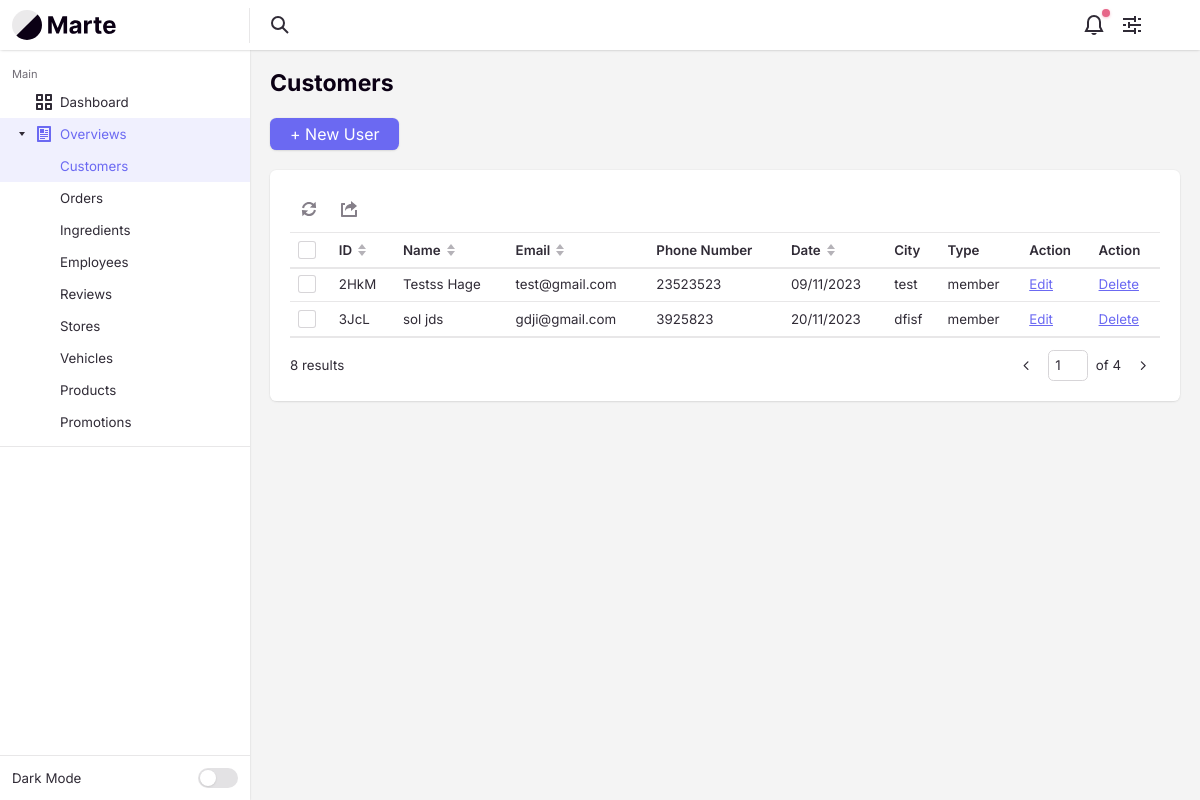
The app's page /Customer/overview/ with its own data.
### tables this page shows
CREATE TABLE `customers` (
  `customerId` varchar(4) NOT NULL,
  `customerFirstName` varchar(255) NOT NULL,
  `customerLastName` varchar(255) NOT NULL,
  `customerStreetName` varchar(255) NOT NULL,
  `customerZipCode` varchar(10) NOT NULL,
  `customerCity` varchar(50) NOT NULL,
  `customerEmail` varchar(255) NOT NULL,
  `customerPhone` varchar(255) NOT NULL,
  `customerType` enum('member','guest','admin') NOT NULL,
  `customerIsActive` tinyint(1) NOT NULL DEFAULT 1,
  `customerCreateDate` int(10) NOT NULL
);

### app/controllers/Customer.php (called while the page is built, shortened)
<?php
class Customer extends Controller
{
    private $customerModel;
    public function __construct()
    {
        $this->customerModel = $this->model('CustomerModel');
    }
    public function overview($params)
    {
        $pageNumber = isset($params['page']) ? intval($params['page']) : 1;
        $recordsPerPage = 2;
        $offset = ($pageNumber - 1) * $recordsPerPage;
        $customers = $this->customerModel->getCustomersByPagination($offset, $recordsPerPage);
        $countCustomers = $this->customerModel->getTotalCustomersCount();
        $totalPages = ceil($countCustomers / $recordsPerPage);
        $pageNumber = max(1, min($pageNumber, $totalPages));
        $data = [
            'customers' => $customers,
            'countCustomers' => $countCustomers,
            'currentPage' => $pageNumber,
            'recordsPerPage' => $recordsPerPage,
            'totalPages' => $totalPages,
        ];
        $this->view('backend/customer/overview', $data);
    }
}

### app/libraries/Core.php (called while the page is built, shortened)
<?php
class Core
{
    protected $currentMethod = 'index';
    public function __construct()
    {
        $url = $this->getUrl();
        $this->currentController = new $this->currentController();
        if (isset($url[1])) {
            if (method_exists($this->currentController, $url[1])) {
                $this->currentMethod = $url[1];
            } else if (!empty($url[1])) {
                require APPROOT . '/views/includes/404.php';
                exit;
            }
        }
        $array = [];
        call_user_func_array([$this->currentController, $this->currentMethod], [$array]);
    }
    public function getUrl()
    {
        $incoming = $_SERVER['REQUEST_URI'];
        $incoming = str_replace("/pizzapalacebackend/", "", $incoming);
        if (isset($incoming)) {
            $incoming = trim($incoming, "/");
            $incoming = rtrim($incoming, "/");
            $url = filter_var($incoming, FILTER_SANITIZE_URL);
            $url = explode('/', $url);
            $urlController = $url[0];
            $urlAction = "";
            if (array_key_exists(1, $url)) {
                $urlAction = explode('?', $url[1])[0];
            }
            $urlSlug = $url;
            $output = [$urlController, $urlAction, $urlSlug];
            return $output;
        } else {
            return array('Pizza', 'overview');
        }
    }
}

### app/require.php (called while the page is built, shortened)
<?php
  require_once 'libraries/Core.php';
  require_once 'libraries/Controller.php';
  require_once 'libraries/Database.php';
  $init = new Core();

### public/index.php (called while the page is built)
<?php
  require_once '../app/require.php';
?>

### app/libraries/Database.php (called while the page is built, shortened)
<?php
  class Database {
    private $dbHost = DB_HOST;
    private $dbUser = DB_USER;
    private $dbPass = DB_PASS;
    private $dbName = DB_NAME;
    private $statement;
    private $dbHandler;
    public function __construct()
    {
      $conn = 'mysql:host=' . $this->dbHost . ";dbname=" . $this->dbName;
      $options = array(
        PDO::ATTR_PERSISTENT => true,
        PDO::ATTR_ERRMODE => PDO::ERRMODE_EXCEPTION,
        PDO::ATTR_EMULATE_PREPARES => false
      );
      try
      {
        $this->dbHandler = new PDO($conn, $this->dbUser, $this->dbPass, $options);
      }
      catch(PDOException $e) {
        $this->error = $e->getMessage();
        echo $this->error;
      }
    }
    public function query($sql) {
      $this->statement = $this->dbHandler->prepare($sql);
    }
    public function bind($parameter, $value, $type=null) {
      switch (is_null($type)) {
        case is_int($value):
          $type = PDO::PARAM_INT;
          break;
      }
      $this->statement->bindValue($parameter, $value, $type);
    }
    public function execute() {
      return $this->statement->execute();
    }
    public function resultSet() {
      $this->execute();
      return $this->statement->fetchAll(PDO::FETCH_OBJ);
    }
  }
?>

### app/models/CustomerModel.php (called while the page is built, shortened)
<?php
class CustomerModel
{
    private $db;
    public function __construct()
    {
        $this->db = new Database();
    }
    public function getCustomersByPagination($offset, $limit)
    {
        $this->db->query("SELECT customerId,
                             customerFirstName,
                             customerLastName,
                             customerStreetName,
                             customerZipCode,
                             customerCity,
                             customerEmail,
                             customerPhone,
                             customerType,
                             customerCreateDate
                             FROM customers
                             WHERE customerIsActive = 1 LIMIT :offset, :limit");
        $this->db->bind(':offset', $offset);
        $this->db->bind(':limit', $limit);
        return $this->db->resultSet();
    }
    public function getTotalCustomersCount()
    {
        $this->db->query("SELECT COUNT(*) as total FROM customers WHERE customerIsActive = 1");
        $result = $this->db->single();
        return $result->total;
    }
}

### app/views/backend/customer/overview.php (the view, shortened to what this page needs)
<?php require APPROOT . '/views/includes/head.php'; ?>
<div class="margin-bottom-md">
    <h1 class="text-lg">Customers</h1>
</div>
<div class="margin-bottom-md">
    <div class="flex flex-wrap gap-sm items-center justify-between">
        <a class="btn btn--primary" href="<?= URLROOT ?>Customer/create">+ New User</a>
    </div>
</div>
<div class="bg radius-md padding-md inner-glow shadow-xs">
    <div class="int-table-actions padding-bottom-xxxs border-bottom border-alpha" data-table-controls="interactive-table-1">
        <menu class="menu-bar js-int-table-actions__no-items-selected js-menu-bar">
            <li class="menu-bar__item " role="menuitem">
            </li>
            <li class="menu-bar__item " role="menuitem">
                <svg class="icon menu-bar__icon" aria-hidden="true" viewBox="0 0 16 16">
                    <g>
                        <path d="M15,16H1c-0.6,0-1-0.4-1-1V3c0-0.6,0.4-1,1-1h3v2H2v10h12V9h2v6C16,15.6,15.6,16,15,16z"></path>
                        <path d="M10,3c-3.2,0-6,2.5-6,7c1.1-1.7,2.4-3,6-3v3l6-5l-6-5V3z"></path>
                    </g>
                </svg>
            </li>
        </menu>
    </div>
    <div id="interactive-table-1" class="int-table text-sm js-int-table">
        <div class="int-table__inner">
            <table class="int-table__table" aria-label="Interactive table example">
                <thead class="int-table__header js-int-table__header">
                    <tr class="int-table__row">
                        <td class="int-table__cell">
                            <div class="custom-checkbox int-table__checkbox">
                                <div class="custom-checkbox__control" aria-hidden="true"></div>
                            </div>
                        </td>
                        <th class="int-table__cell int-table__cell--th int-table__cell--sort js-int-table__cell--sort">
                            <div class="flex items-center">
                                <span>ID</span>
                                <svg class="icon icon--xxs margin-left-xxxs int-table__sort-icon" aria-hidden="true" viewBox="0 0 12 12">
                                    <polygon class="arrow-up" points="6 0 10 5 2 5 6 0" />
                                    <polygon class="arrow-down" points="6 12 2 7 10 7 6 12" />
                                </svg>
                            </div>
                        </th>
                        <th class="int-table__cell int-table__cell--th int-table__cell--sort js-int-table__cell--sort">
                            <div class="flex items-center">
                                <span>Name</span>
                                <svg class="icon icon--xxs margin-left-xxxs int-table__sort-icon" aria-hidden="true" viewBox="0 0 12 12">
                                    <polygon class="arrow-up" points="6 0 10 5 2 5 6 0" />
                                    <polygon class="arrow-down" points="6 12 2 7 10 7 6 12" />
                                </svg>
                            </div>
                        </th>
                        <th class="int-table__cell int-table__cell--th int-table__cell--sort js-int-table__cell--sort">
                            <div class="flex items-center">
                                <span>Email</span>
                                <svg class="icon icon--xxs margin-left-xxxs int-table__sort-icon" aria-hidden="true" viewBox="0 0 12 12">
                                    <polygon class="arrow-up" points="6 0 10 5 2 5 6 0" />
                                    <polygon class="arrow-down" points="6 12 2 7 10 7 6 12" />
                                </svg>
                            </div>
                        </th>
                        <th class="int-table__cell int-table__cell--th text-left">
                            Phone Number
                        </th>
                        <th class="int-table__cell int-table__cell--th int-table__cell--sort js-int-table__cell--sort" data-date-format="dd-mm-yyyy">
                            <div class="flex items-center">
                                <span>Date</span>
                                <svg class="icon icon--xxs margin-left-xxxs int-table__sort-icon" aria-hidden="true" viewBox="0 0 12 12">
                                    <polygon class="arrow-up" points="6 0 10 5 2 5 6 0" />
                                    <polygon class="arrow-down" points="6 12 2 7 10 7 6 12" />
                                </svg>
                            </div>
                        </th>
                        <th class="int-table__cell int-table__cell--th text-left">City</th>
                        <th class="int-table__cell int-table__cell--th text-left">Type</th>
                        <th class="int-table__cell int-table__cell--th text-left">
                            Action
                        </th>
                        <th class="int-table__cell int-table__cell--th text-left">
                            Action
                        </th>
                    </tr>
                </thead>
                <tbody class="int-table__body js-int-table__body">
                    <?php foreach ($data['customers'] as $customer) : ?>
                        <tr class="int-table__row">
                            <th class="int-table__cell" scope="row">
                                <div class="custom-checkbox int-table__checkbox">
                                    <div class="custom-checkbox__control" aria-hidden="true"></div>
                                </div>
                            </th>
                            <td class="int-table__cell"><?= $customer->customerId ?></td>
                            <td class="int-table__cell"><?= $customer->customerFirstName . " " . $customer->customerLastName ?></td>
                            <td class="int-table__cell"><?= $customer->customerEmail ?></td>
                            <td class="int-table__cell text-truncate max-width-xxxxs"><?= $customer->customerPhone ?></td>
                            <td class="int-table__cell"><?= date('d/m/Y', $customer->customerCreateDate) ?></td>
                            <td class="int-table__cell"><?= $customer->customerCity ?></td>
                            <td class="int-table__cell"><?= $customer->customerType ?></td>
                            <td class="int-table__cell"><a href="<?= URLROOT ?>Customer/update/{customerId:<?= $customer->customerId ?>}/">Edit</a></td>
                            <td class="int-table__cell"><a href="<?= URLROOT ?>Customer/delete/{customerId:<?= $customer->customerId ?>}/">Delete</a></td>
                        </tr>
                    <?php endforeach ?>
                </tbody>
            </table>
        </div>
    </div>
    <div class="flex items-center justify-between padding-top-sm">
        <p class="text-sm"><?= $data['countCustomers'] ?> results</p>
        <nav class="pagination text-sm" aria-label="Pagination">
            <ul class="pagination__list flex flex-wrap gap-xxxs">
                <li>
                    <?php
                    $prevPage = max(1, $data['currentPage'] - 1);
                    $prevPageLink = URLROOT . "Customer/overview/?page=$prevPage";
                    $prevDisabled = ($data['currentPage'] == 1) ? 'disabled' : '';
                    ?>
                    <a href="<?= $prevPageLink; ?>/" class="pagination__item <?= $prevDisabled; ?>">
                        <svg class="icon" viewBox="0 0 16 16">
                            <g stroke-width="1.5" stroke="currentColor">
                                <polyline fill="none" stroke="currentColor" stroke-linecap="round" stroke-linejoin="round" stroke-miterlimit="10" points="9.5,3.5 5,8 9.5,12.5 "></polyline>
                            </g>
                        </svg>
                    </a>
                </li>
                <li>
                    <span class="pagination__jumper flex items-center">
                        <input aria-label="Page number" class="form-control" type="text" id="pageNumber" name="pageNumber" value="<?php echo $data['currentPage']; ?>">
                        <em>of <?php echo $data['totalPages']; ?></em>
                    </span>
                </li>
                <li>
                    <?php
                    $nextPage = min($data['totalPages'], $data['currentPage'] + 1);
                    $nextPageLink = URLROOT . "Customer/overview/?page=$nextPage";
                    $nextDisabled = ($data['currentPage'] == $data['totalPages']) ? 'disabled' : '';
                    ?>
                    <a href="<?= $nextPageLink; ?>/" class="pagination__item <?= $nextDisabled; ?>">
                        <svg class="icon" viewBox="0 0 16 16">
                            <g stroke-width="1.5" stroke="currentColor">
                                <polyline fill="none" stroke="currentColor" stroke-linecap="round" stroke-linejoin="round" stroke-miterlimit="10" points="6.5,3.5 11,8 6.5,12.5 "></polyline>
                            </g>
                        </svg>
                    </a>
                </li>
            </ul>
        </nav>
    </div>
</div>
<?php require APPROOT . '/views/includes/footer.php'; ?>

### records on screen
customers: customerId "2HkM", customerFirstName "Testss", customerLastName "Hage", customerEmail "test@gmail.com", customerPhone "23523523", customerCreateDate "09/11/2023", customerCity "test", customerType "member"
customers: customerId "3JcL", customerFirstName "sol", customerLastName "jds", customerEmail "gdji@gmail.com", customerPhone "3925823", customerCreateDate "20/11/2023", customerCity "dfisf", customerType "member"

### other values on screen
$data['countCustomers'] "8"
$data['totalPages'] "4"
